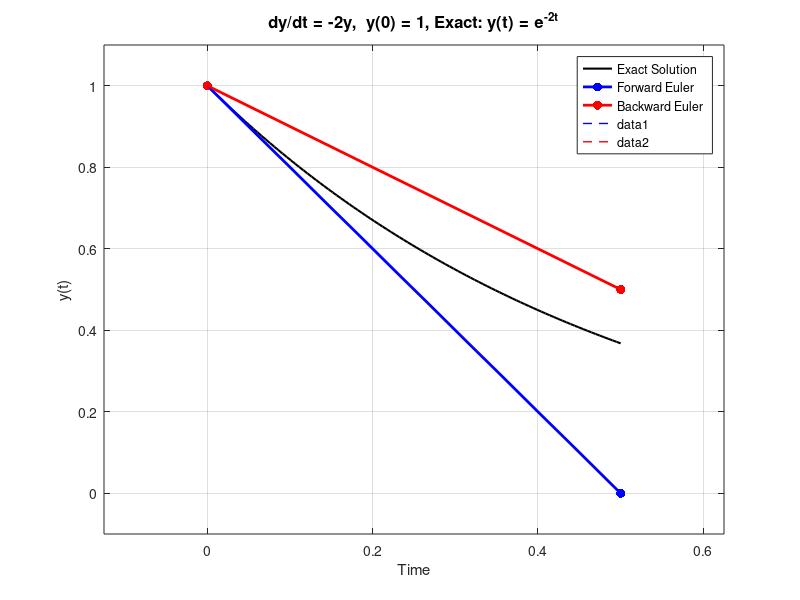

Write MATLAB code to recreate this figure.
% Demonstrate first iteration of Forward and Backward Euler methods
% Solving dy/dt = -2y with y(0) = 1

% Parameters
t0 = 0;          % Initial time
y0 = 1;          % Initial condition y(0) = 1
lambda = -2;     % In equation dy/dt = -2y
h = 0.5;         % Step size
t1 = t0 + h;     % Next time point

% Forward Euler first step
% y1 = y0 + h*f(y0)
y1_forward = y0 + h * (lambda * y0);

% Backward Euler first step
% y1 = y0/(1-h*lambda)
y1_backward = y0/(1 - h*lambda);

% Calculate exact solution
t_exact = linspace(t0, t1, 100);
y_exact = exp(lambda * t_exact);

% Create plot
figure('Position', [100, 100, 800, 600]);

% Plot exact solution
plot(t_exact, y_exact, 'k-', 'LineWidth', 1.5, 'DisplayName', 'Exact Solution');
hold on;

% Plot Forward Euler
plot([t0, t1], [y0, y1_forward], 'b.-', 'LineWidth', 2, 'MarkerSize', 20, ...
    'DisplayName', 'Forward Euler');

% Plot Backward Euler
plot([t0, t1], [y0, y1_backward], 'r.-', 'LineWidth', 2, 'MarkerSize', 20, ...
    'DisplayName', 'Backward Euler');

% Plot slopes
% Forward Euler slope (at t0)
slope_forward = lambda * y0;
t_slope = [t0, t0+h];
y_slope_forward = y0 + slope_forward * (t_slope - t0);
plot(t_slope, y_slope_forward, 'b--', 'LineWidth', 1);

% Backward Euler slope (at t1)
slope_backward = lambda * y1_backward;
y_slope_backward = y1_backward + slope_backward * (t_slope - t1);
plot(t_slope, y_slope_backward, 'r--', 'LineWidth', 1);

% Formatting
grid on;
xlabel('Time');
ylabel('y(t)');
title({'dy/dt = -2y,  y(0) = 1, Exact: y(t) = e^{-2t}'}, ...
       'FontSize', 12);
legend('Location', 'northeast');
axis([t0-h/4 t1+h/4 min(y1_forward,y1_backward)-0.1 y0+0.1]);

% Display numerical results
fprintf('Differential equation: dy/dt = -2y, y(0) = 1\n');
fprintf('Step size h = %.4f\n\n', h);

fprintf('Forward Euler:\n');
fprintf('y1 = y0 + h*(-2*y0) = %.4f\n', y1_forward);

fprintf('\nBackward Euler:\n');
fprintf('y1 = y0/(1-h*lambda) = %.4f\n', y1_backward);

fprintf('\nExact solution at t = %.4f: %.4f\n', t1, exp(lambda*t1));